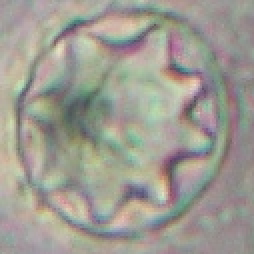
#> input picture photo/4.JPG, 127 x 127 px (shown 2 times larger)
$ python Cycle.py
#> lines starting #> are read from the running program, lines starting #| are printed output that depends on the picture
#DPIMG_0001.jpg
import cv2
import numpy as np
img = cv2.imread('photo/4.JPG',0)
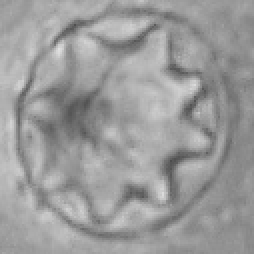
#> img: shape (127, 127) (shown 2 times larger); min 76, max 224, mean 155
img = cv2.medianBlur(img,5)
cimg = cv2.cvtColor(img,cv2.COLOR_GRAY2BGR)
circles = cv2.HoughCircles(img,cv2.HOUGH_GRADIENT,1,20,
    param1=100,param2=40,minRadius=0,maxRadius=0)
#> circles = [[60.5, 59.5, 52.9]]
circles = np.uint16(np.around(circles))
#> circles = [[60, 60, 53]]
for i in circles[0,:]:
# draw the outer circle
    cv2.circle(cimg,(i[0],i[1]),i[2],(0,255,0),2)
# draw the center of the circle
    cv2.circle(cimg,(i[0],i[1]),2,(0,0,255),3)
#> this loop made 1 pass
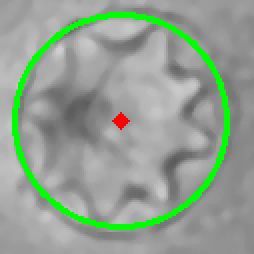
#> cimg: shape (127, 127, 3) (shown 2 times larger); mean B, G, R 145.7, 161.3, 146.4
cv2.imshow('detected circles',cimg)
cv2.waitKey(0)
cv2.destroyAllWindows()

$ run again, with photo/1.JPG copied over photo/4.JPG
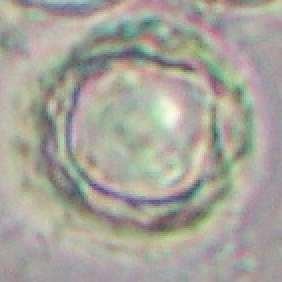
#> input picture photo/1.JPG, 141 x 141 px (shown 2 times larger)
#> `img = cv2.imread('photo/4.JPG',0)`:
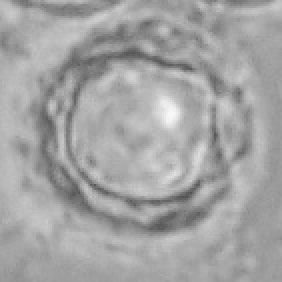
#> img: shape (141, 141) (shown 2 times larger); min 82, max 248, mean 163.6
#> `circles = cv2.HoughCircles(img,cv2.HOUGH_GRADIENT,1,20, param1=100,par..`: circles = [[73.5, 54.5, 48.3], [77.5, 74.5, 41.9], [57.5, 67.5, 29.9]]
#> `circles = np.uint16(np.around(circles))`: circles = [[74, 54, 48], [78, 74, 42], [58, 68, 30]]
#> the loop `for i in circles[0,:]:` made 3 passes
#> after the loop `for i in circles[0,:]:`:
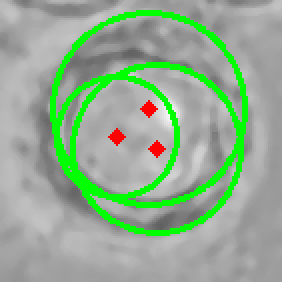
#> cimg: shape (141, 141, 3) (shown 2 times larger); mean B, G, R 145.5, 172.8, 147.1

$ run again, with photo/2.JPG copied over photo/4.JPG
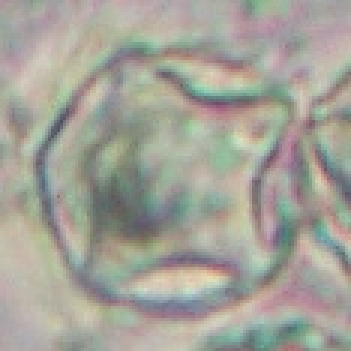
#> input picture photo/2.JPG, 117 x 117 px (shown 3 times larger)
#> `img = cv2.imread('photo/4.JPG',0)`:
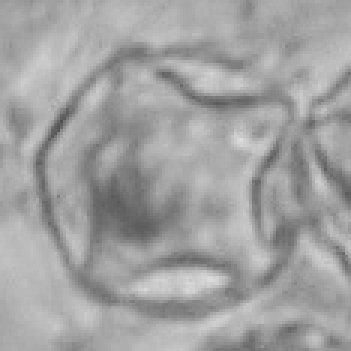
#> img: shape (117, 117) (shown 3 times larger); min 80, max 221, mean 161.5
#> `circles = cv2.HoughCircles(img,cv2.HOUGH_GRADIENT,1,20, param1=100,par..`: circles = [[50.5, 62.5, 35.8]]
#> `circles = np.uint16(np.around(circles))`: circles = [[50, 62, 36]]
#> the loop `for i in circles[0,:]:` made 1 pass
#> after the loop `for i in circles[0,:]:`:
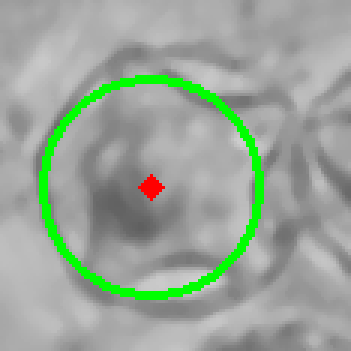
#> cimg: shape (117, 117, 3) (shown 3 times larger); mean B, G, R 153.7, 166.1, 154.4

$ run again, with photo/3.JPG copied over photo/4.JPG
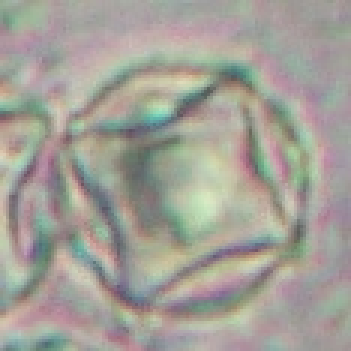
#> input picture photo/3.JPG, 117 x 117 px (shown 3 times larger)
#> `img = cv2.imread('photo/4.JPG',0)`:
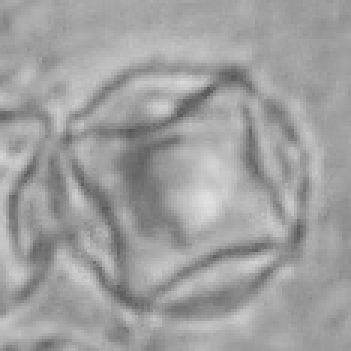
#> img: shape (117, 117) (shown 3 times larger); min 85, max 224, mean 159.6
#> `circles = cv2.HoughCircles(img,cv2.HOUGH_GRADIENT,1,20, param1=100,par..`: circles = [[60.5, 57.5, 40.2]]
#> `circles = np.uint16(np.around(circles))`: circles = [[60, 58, 40]]
#> the loop `for i in circles[0,:]:` made 1 pass
#> after the loop `for i in circles[0,:]:`:
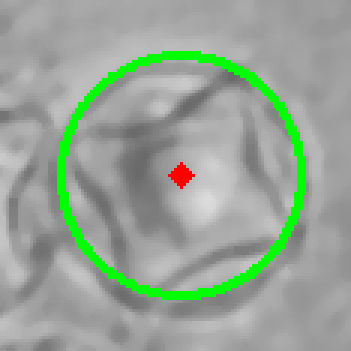
#> cimg: shape (117, 117, 3) (shown 3 times larger); mean B, G, R 150.6, 164.9, 151.4
